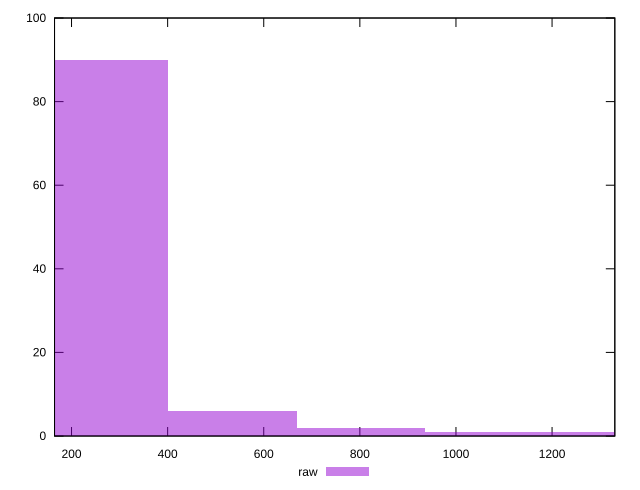

Source code (gnuplot):
reset

$raw <<EOF
267.5302210614739 90
535.0604421229478 6
1337.6511053073696 1
802.5906631844218 2
1070.1208842458957 1
EOF

set key outside below
set boxwidth 267.5302210614739
set xrange [164.62400000000002:1330.596]
set yrange [0:100]
set trange [0:100]
set style fill transparent solid 0.5 noborder
set terminal svg size 640, 490 enhanced background rgb 'white'
set output "reports/report_00028_2021-02-24T12-49-42.674Z/server-response-time/samples/music/raw/histogram.svg"

plot $raw title "raw" with boxes

reset
